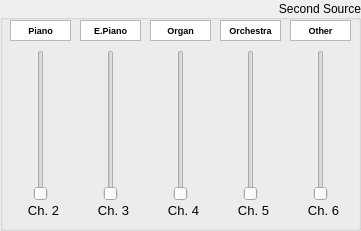
   <widget class="QGroupBox" name="groupBox_8">
    <property name="geometry">
     <rect>
      <x>380</x>
      <y>350</y>
      <width>361</width>
      <height>231</height>
     </rect>
    </property>
    <property name="font">
     <font>
      <pointsize>9</pointsize>
     </font>
    </property>
    <property name="title">
     <string>Second Source</string>
    </property>
    <property name="alignment">
     <set>Qt::AlignRight|Qt::AlignTrailing|Qt::AlignVCenter</set>
    </property>
    <widget class="QSlider" name="Slider_2_1">
     <property name="geometry">
      <rect>
       <x>30</x>
       <y>50</y>
       <width>22</width>
       <height>151</height>
      </rect>
     </property>
     <property name="maximum">
      <number>127</number>
     </property>
     <property name="orientation">
      <enum>Qt::Vertical</enum>
     </property>
    </widget>
    <widget class="QSlider" name="Slider_2_2">
     <property name="geometry">
      <rect>
       <x>100</x>
       <y>50</y>
       <width>22</width>
       <height>151</height>
      </rect>
     </property>
     <property name="maximum">
      <number>127</number>
     </property>
     <property name="orientation">
      <enum>Qt::Vertical</enum>
     </property>
    </widget>
    <widget class="QSlider" name="Slider_2_3">
     <property name="geometry">
      <rect>
       <x>170</x>
       <y>50</y>
       <width>22</width>
       <height>151</height>
      </rect>
     </property>
     <property name="maximum">
      <number>127</number>
     </property>
     <property name="orientation">
      <enum>Qt::Vertical</enum>
     </property>
    </widget>
    <widget class="QSlider" name="Slider_2_4">
     <property name="geometry">
      <rect>
       <x>240</x>
       <y>50</y>
       <width>22</width>
       <height>151</height>
      </rect>
     </property>
     <property name="maximum">
      <number>127</number>
     </property>
     <property name="orientation">
      <enum>Qt::Vertical</enum>
     </property>
    </widget>
    <widget class="QSlider" name="Slider_2_5">
     <property name="geometry">
      <rect>
       <x>310</x>
       <y>50</y>
       <width>22</width>
       <height>151</height>
      </rect>
     </property>
     <property name="maximum">
      <number>127</number>
     </property>
     <property name="orientation">
      <enum>Qt::Vertical</enum>
     </property>
    </widget>
    <widget class="QLabel" name="label_23">
     <property name="geometry">
      <rect>
       <x>300</x>
       <y>200</y>
       <width>47</width>
       <height>21</height>
      </rect>
     </property>
     <property name="font">
      <font>
       <pointsize>10</pointsize>
      </font>
     </property>
     <property name="text">
      <string>Ch. 6</string>
     </property>
     <property name="alignment">
      <set>Qt::AlignCenter</set>
     </property>
    </widget>
    <widget class="QLabel" name="label_20">
     <property name="geometry">
      <rect>
       <x>90</x>
       <y>200</y>
       <width>47</width>
       <height>21</height>
      </rect>
     </property>
     <property name="font">
      <font>
       <pointsize>10</pointsize>
      </font>
     </property>
     <property name="text">
      <string>Ch. 3</string>
     </property>
     <property name="alignment">
      <set>Qt::AlignCenter</set>
     </property>
    </widget>
    <widget class="QLabel" name="label_21">
     <property name="geometry">
      <rect>
       <x>230</x>
       <y>200</y>
       <width>47</width>
       <height>21</height>
      </rect>
     </property>
     <property name="font">
      <font>
       <pointsize>10</pointsize>
      </font>
     </property>
     <property name="text">
      <string>Ch. 5</string>
     </property>
     <property name="alignment">
      <set>Qt::AlignCenter</set>
     </property>
    </widget>
    <widget class="QLabel" name="label_22">
     <property name="geometry">
      <rect>
       <x>20</x>
       <y>200</y>
       <width>47</width>
       <height>21</height>
      </rect>
     </property>
     <property name="font">
      <font>
       <pointsize>10</pointsize>
      </font>
     </property>
     <property name="text">
      <string>Ch. 2</string>
     </property>
     <property name="alignment">
      <set>Qt::AlignCenter</set>
     </property>
    </widget>
    <widget class="QLabel" name="label_19">
     <property name="geometry">
      <rect>
       <x>160</x>
       <y>200</y>
       <width>47</width>
       <height>21</height>
      </rect>
     </property>
     <property name="font">
      <font>
       <pointsize>10</pointsize>
      </font>
     </property>
     <property name="text">
      <string>Ch. 4</string>
     </property>
     <property name="alignment">
      <set>Qt::AlignCenter</set>
     </property>
    </widget>
    <widget class="QTextEdit" name="textEdit_10">
     <property name="geometry">
      <rect>
       <x>220</x>
       <y>20</y>
       <width>61</width>
       <height>21</height>
      </rect>
     </property>
     <property name="font">
      <font>
       <pointsize>7</pointsize>
       <weight>75</weight>
       <bold>true</bold>
      </font>
     </property>
     <property name="html">
      <string>&lt;!DOCTYPE HTML PUBLIC &quot;-//W3C//DTD HTML 4.0//EN&quot; &quot;http://www.w3.org/TR/REC-html40/strict.dtd&quot;&gt;
&lt;html&gt;&lt;head&gt;&lt;meta name=&quot;qrichtext&quot; content=&quot;1&quot; /&gt;&lt;style type=&quot;text/css&quot;&gt;
p, li { white-space: pre-wrap; }
&lt;/style&gt;&lt;/head&gt;&lt;body style=&quot; font-family:'MS Shell Dlg 2'; font-size:7pt; font-weight:600; font-style:normal;&quot;&gt;
&lt;p align=&quot;center&quot; style=&quot; margin-top:0px; margin-bottom:0px; margin-left:0px; margin-right:0px; -qt-block-indent:0; text-indent:0px;&quot;&gt;Orchestra&lt;/p&gt;&lt;/body&gt;&lt;/html&gt;</string>
     </property>
    </widget>
    <widget class="QTextEdit" name="textEdit_6">
     <property name="geometry">
      <rect>
       <x>150</x>
       <y>20</y>
       <width>61</width>
       <height>21</height>
      </rect>
     </property>
     <property name="font">
      <font>
       <pointsize>7</pointsize>
       <weight>75</weight>
       <bold>true</bold>
      </font>
     </property>
     <property name="html">
      <string>&lt;!DOCTYPE HTML PUBLIC &quot;-//W3C//DTD HTML 4.0//EN&quot; &quot;http://www.w3.org/TR/REC-html40/strict.dtd&quot;&gt;
&lt;html&gt;&lt;head&gt;&lt;meta name=&quot;qrichtext&quot; content=&quot;1&quot; /&gt;&lt;style type=&quot;text/css&quot;&gt;
p, li { white-space: pre-wrap; }
&lt;/style&gt;&lt;/head&gt;&lt;body style=&quot; font-family:'MS Shell Dlg 2'; font-size:7pt; font-weight:600; font-style:normal;&quot;&gt;
&lt;p align=&quot;center&quot; style=&quot; margin-top:0px; margin-bottom:0px; margin-left:0px; margin-right:0px; -qt-block-indent:0; text-indent:0px;&quot;&gt;Organ&lt;/p&gt;&lt;/body&gt;&lt;/html&gt;</string>
     </property>
    </widget>
    <widget class="QTextEdit" name="textEdit_7">
     <property name="geometry">
      <rect>
       <x>10</x>
       <y>20</y>
       <width>61</width>
       <height>21</height>
      </rect>
     </property>
     <property name="font">
      <font>
       <pointsize>7</pointsize>
       <weight>75</weight>
       <bold>true</bold>
      </font>
     </property>
     <property name="html">
      <string>&lt;!DOCTYPE HTML PUBLIC &quot;-//W3C//DTD HTML 4.0//EN&quot; &quot;http://www.w3.org/TR/REC-html40/strict.dtd&quot;&gt;
&lt;html&gt;&lt;head&gt;&lt;meta name=&quot;qrichtext&quot; content=&quot;1&quot; /&gt;&lt;style type=&quot;text/css&quot;&gt;
p, li { white-space: pre-wrap; }
&lt;/style&gt;&lt;/head&gt;&lt;body style=&quot; font-family:'MS Shell Dlg 2'; font-size:7pt; font-weight:600; font-style:normal;&quot;&gt;
&lt;p align=&quot;center&quot; style=&quot; margin-top:0px; margin-bottom:0px; margin-left:0px; margin-right:0px; -qt-block-indent:0; text-indent:0px;&quot;&gt;Piano&lt;/p&gt;&lt;/body&gt;&lt;/html&gt;</string>
     </property>
    </widget>
    <widget class="QTextEdit" name="textEdit_8">
     <property name="geometry">
      <rect>
       <x>80</x>
       <y>20</y>
       <width>61</width>
       <height>21</height>
      </rect>
     </property>
     <property name="font">
      <font>
       <pointsize>7</pointsize>
       <weight>75</weight>
       <bold>true</bold>
      </font>
     </property>
     <property name="html">
      <string>&lt;!DOCTYPE HTML PUBLIC &quot;-//W3C//DTD HTML 4.0//EN&quot; &quot;http://www.w3.org/TR/REC-html40/strict.dtd&quot;&gt;
&lt;html&gt;&lt;head&gt;&lt;meta name=&quot;qrichtext&quot; content=&quot;1&quot; /&gt;&lt;style type=&quot;text/css&quot;&gt;
p, li { white-space: pre-wrap; }
&lt;/style&gt;&lt;/head&gt;&lt;body style=&quot; font-family:'MS Shell Dlg 2'; font-size:7pt; font-weight:600; font-style:normal;&quot;&gt;
&lt;p align=&quot;center&quot; style=&quot; margin-top:0px; margin-bottom:0px; margin-left:0px; margin-right:0px; -qt-block-indent:0; text-indent:0px;&quot;&gt;E.Piano&lt;/p&gt;&lt;/body&gt;&lt;/html&gt;</string>
     </property>
    </widget>
    <widget class="QTextEdit" name="textEdit_9">
     <property name="geometry">
      <rect>
       <x>290</x>
       <y>20</y>
       <width>61</width>
       <height>21</height>
      </rect>
     </property>
     <property name="font">
      <font>
       <pointsize>7</pointsize>
       <weight>75</weight>
       <bold>true</bold>
      </font>
     </property>
     <property name="html">
      <string>&lt;!DOCTYPE HTML PUBLIC &quot;-//W3C//DTD HTML 4.0//EN&quot; &quot;http://www.w3.org/TR/REC-html40/strict.dtd&quot;&gt;
&lt;html&gt;&lt;head&gt;&lt;meta name=&quot;qrichtext&quot; content=&quot;1&quot; /&gt;&lt;style type=&quot;text/css&quot;&gt;
p, li { white-space: pre-wrap; }
&lt;/style&gt;&lt;/head&gt;&lt;body style=&quot; font-family:'MS Shell Dlg 2'; font-size:7pt; font-weight:600; font-style:normal;&quot;&gt;
&lt;p align=&quot;center&quot; style=&quot; margin-top:0px; margin-bottom:0px; margin-left:0px; margin-right:0px; -qt-block-indent:0; text-indent:0px;&quot;&gt;Other&lt;/p&gt;&lt;/body&gt;&lt;/html&gt;</string>
     </property>
    </widget>
   </widget>
